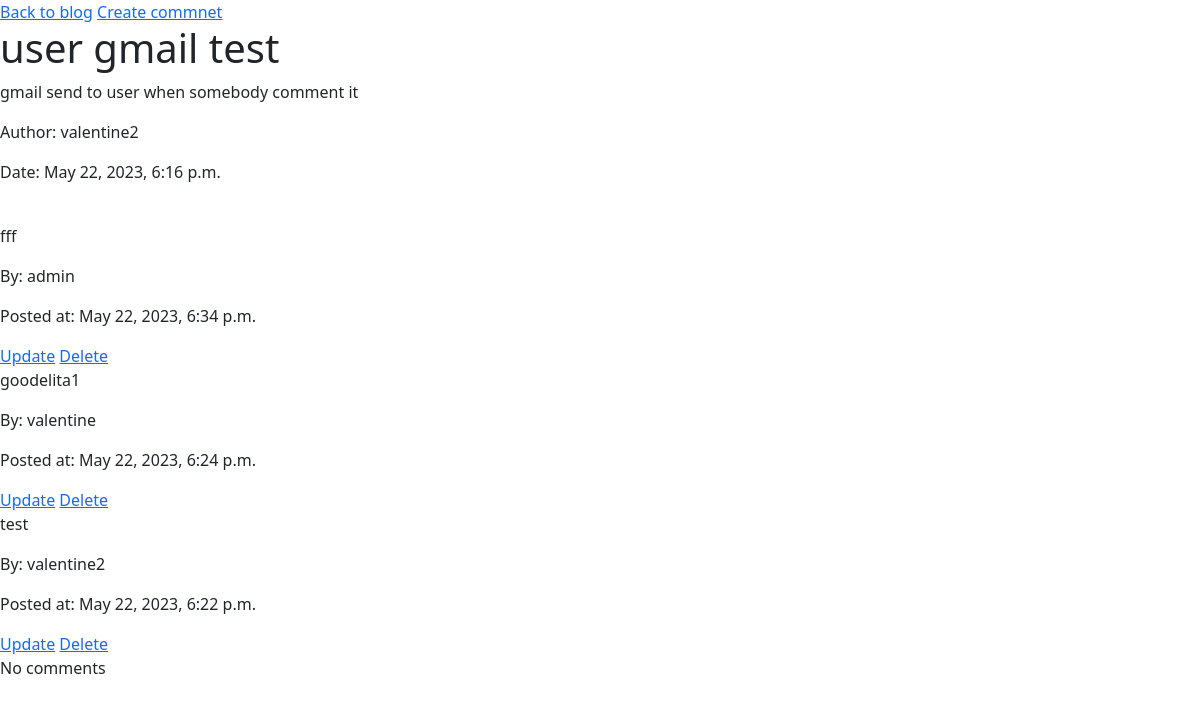
The app's page /blog/9/comments/ with its own data.
### main/models.py (models this page shows, shortened)
class BlogModel(models.Model):
    blog_author = models.ForeignKey(User, on_delete=models.CASCADE)
    blog_header = models.CharField(max_length=50)
    blog_text = models.TextField()
    date = models.DateTimeField()
    blog_image = models.ImageField(upload_to="image", blank=True, null=True)
    is_hidden = models.BooleanField(default=False, verbose_name="Make it Hidden?")
    class Meta:
        ordering = ["blog_header"]

class CommentModel(models.Model):
    comment = models.TextField()
    comment_author = models.ForeignKey(User, on_delete=models.CASCADE)
    comment_time = models.DateTimeField()
    comment_blog = models.ForeignKey(BlogModel, on_delete=models.CASCADE)
    class Meta:
        ordering = ["comment_author"]

### blog/views.py (the view)
class CommentListPage(ListView):
    model = BlogModel
    context_object_name = "blog_comment"
    template_name = "blog/comments_page.html"
    def get_queryset(self):
        pk = self.kwargs["pk"]
        return get_object_or_404(BlogModel, pk=pk)

### blog/templates/blog/comments_page.html (shortened to what this page needs)
{% extends 'blog/layout.html' %}
{% block content %}<form action="/main/" method="post">
    <a href="http://127.0.0.1:8000/blog/">Back to blog</a>
    <a href="#" onclick="addCreate()">Create commnet</a>
    <class name='blog_content'>
        <div>
            <block>
                {% if blog_comment %}
                    <h1>{{ blog_comment.blog_header }}</h1>
                    <p>{{ blog_comment.blog_text }}</p>
                    <p>Author: {{ blog_comment.blog_author }}</p>
                    <p>Date: {{ blog_comment.date }}</p>
                    <br>
                    {%if blog_comment.commentmodel_set.all%}
                            {% for comment in blog_comment.commentmodel_set.all %}
                            <p>{{ comment.comment }}</p>
                            <p>By: {{ comment.comment_author.username }}</p>
                            <p>Posted at: {{ comment.comment_time }}</p>
                            <a href="http://127.0.0.1:8000/blog/comments/{{comment.pk}}/update">Update</a>
                            <a href="http://127.0.0.1:8000/blog/comments/{{comment.pk}}/delete">Delete</a>
                            <br>
                        {% endfor %}
                    {%endif%}
                        <p>No comments</p>
                {% else %}
                    <p>Post not found</p>
                {% endif %}
        </block>
        </div>
    </class>
</form>{% endblock %}

### records on screen
BlogModel: blog_header "user gmail test", blog_text "gmail send to user when somebody comment it", blog_author "valentine2", date "May 22, 2023, 6:16 p.m."
CommentModel: comment "fff", comment_author.username "admin", comment_time "May 22, 2023, 6:34 p.m."
CommentModel: comment "goodelita1", comment_author.username "valentine", comment_time "May 22, 2023, 6:24 p.m."
CommentModel: comment "test", comment_author.username "valentine2", comment_time "May 22, 2023, 6:22 p.m."
